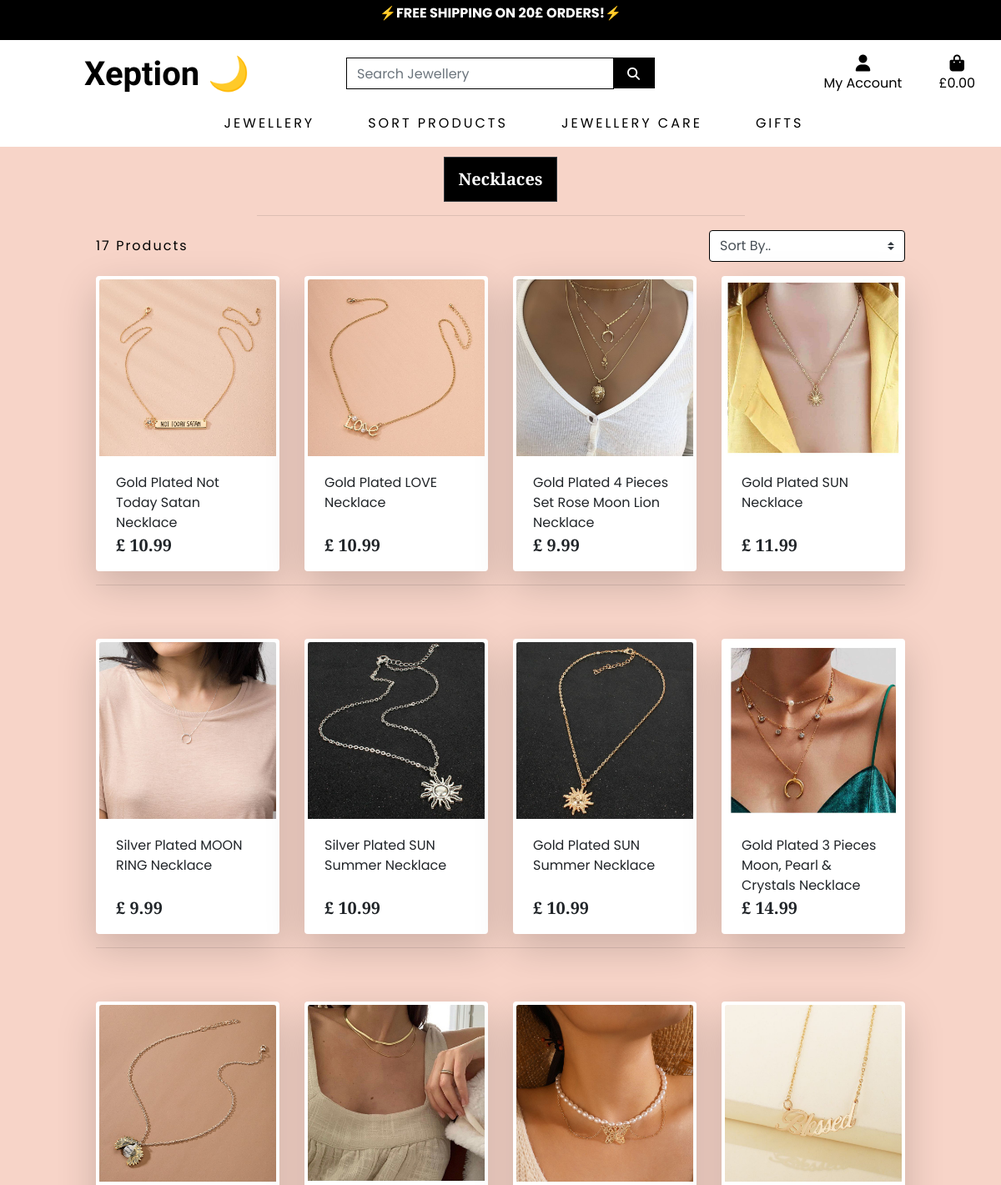
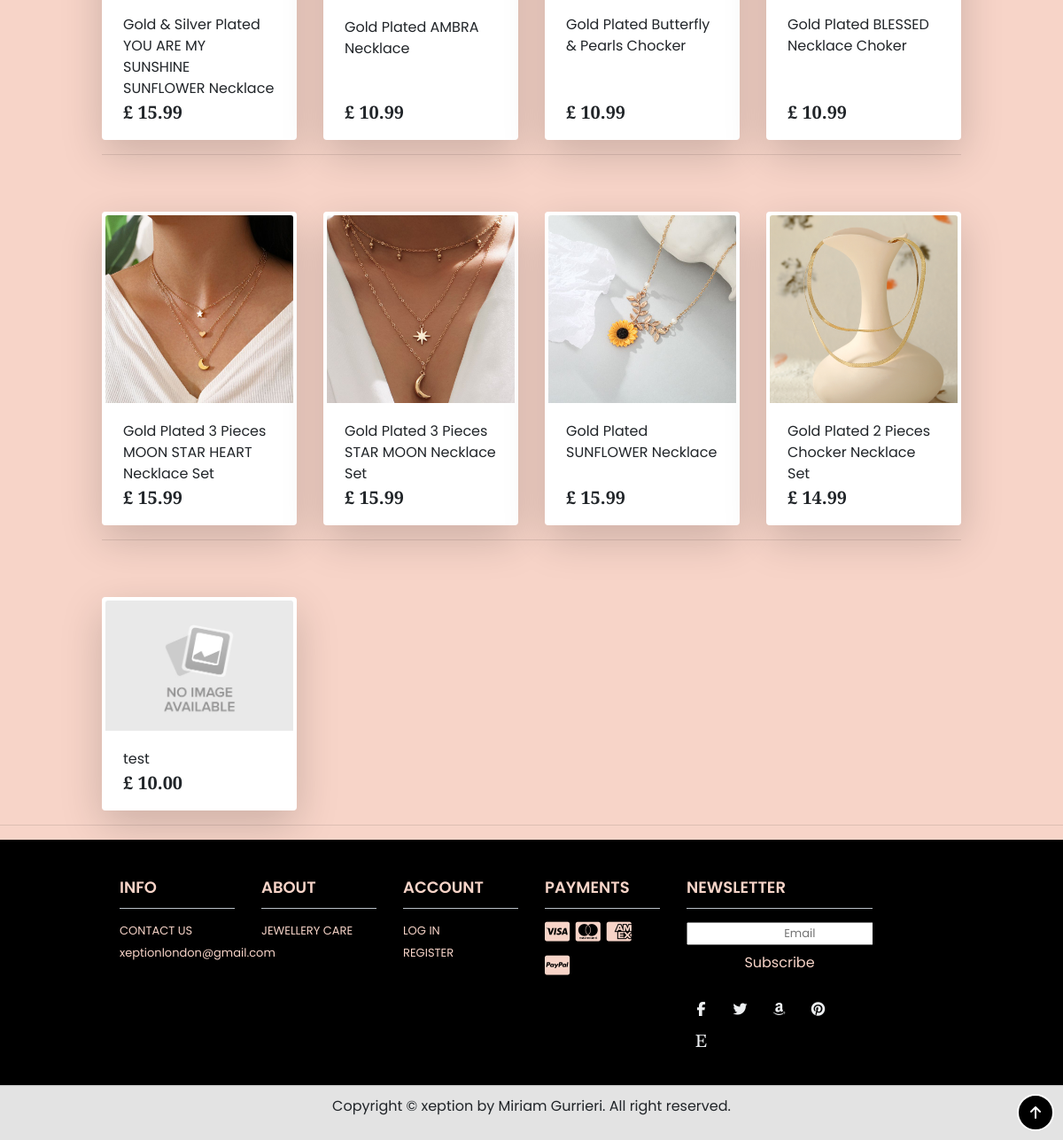
/products/?category=necklaces, run on an earlier commit of the app's database (2 pictures, top to bottom).
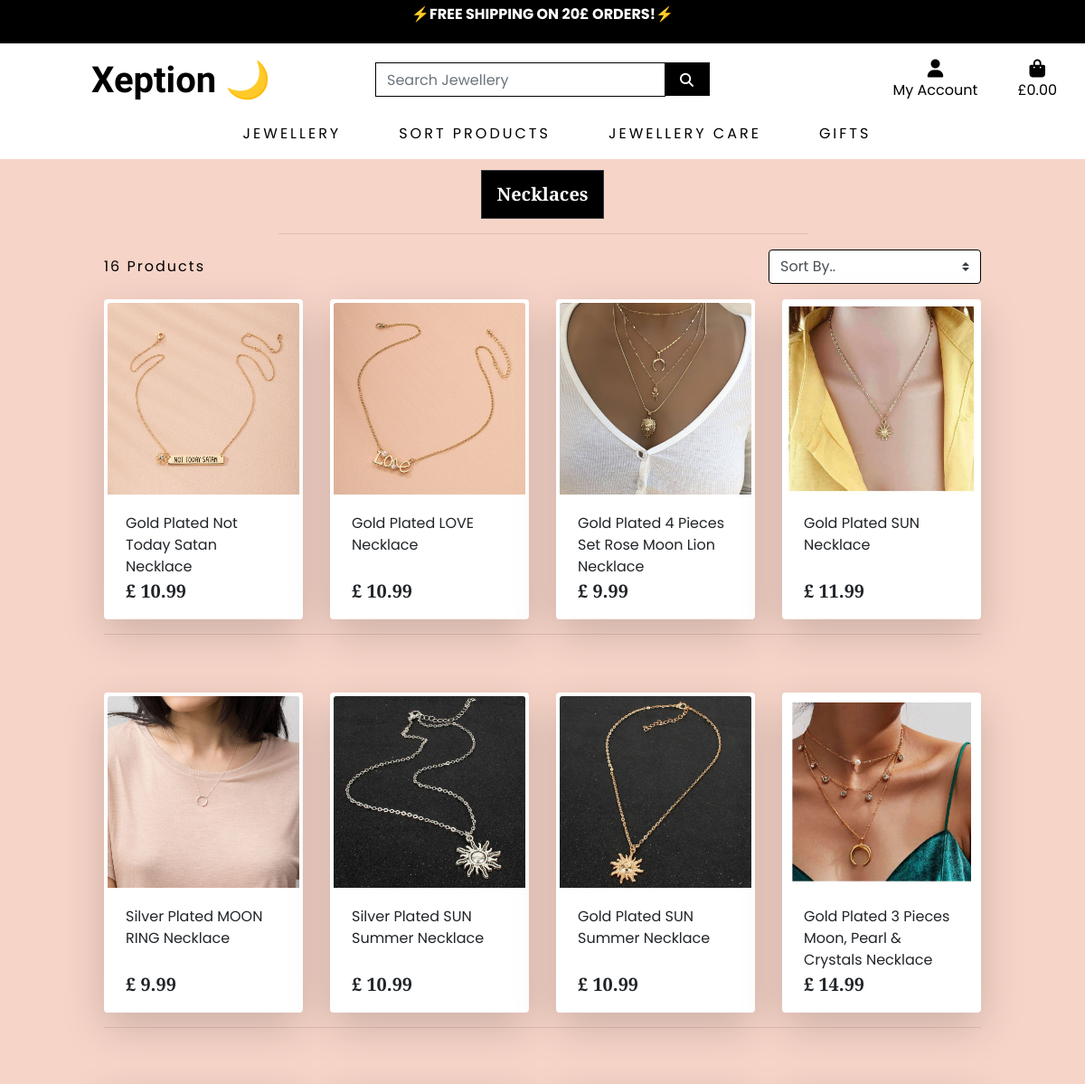
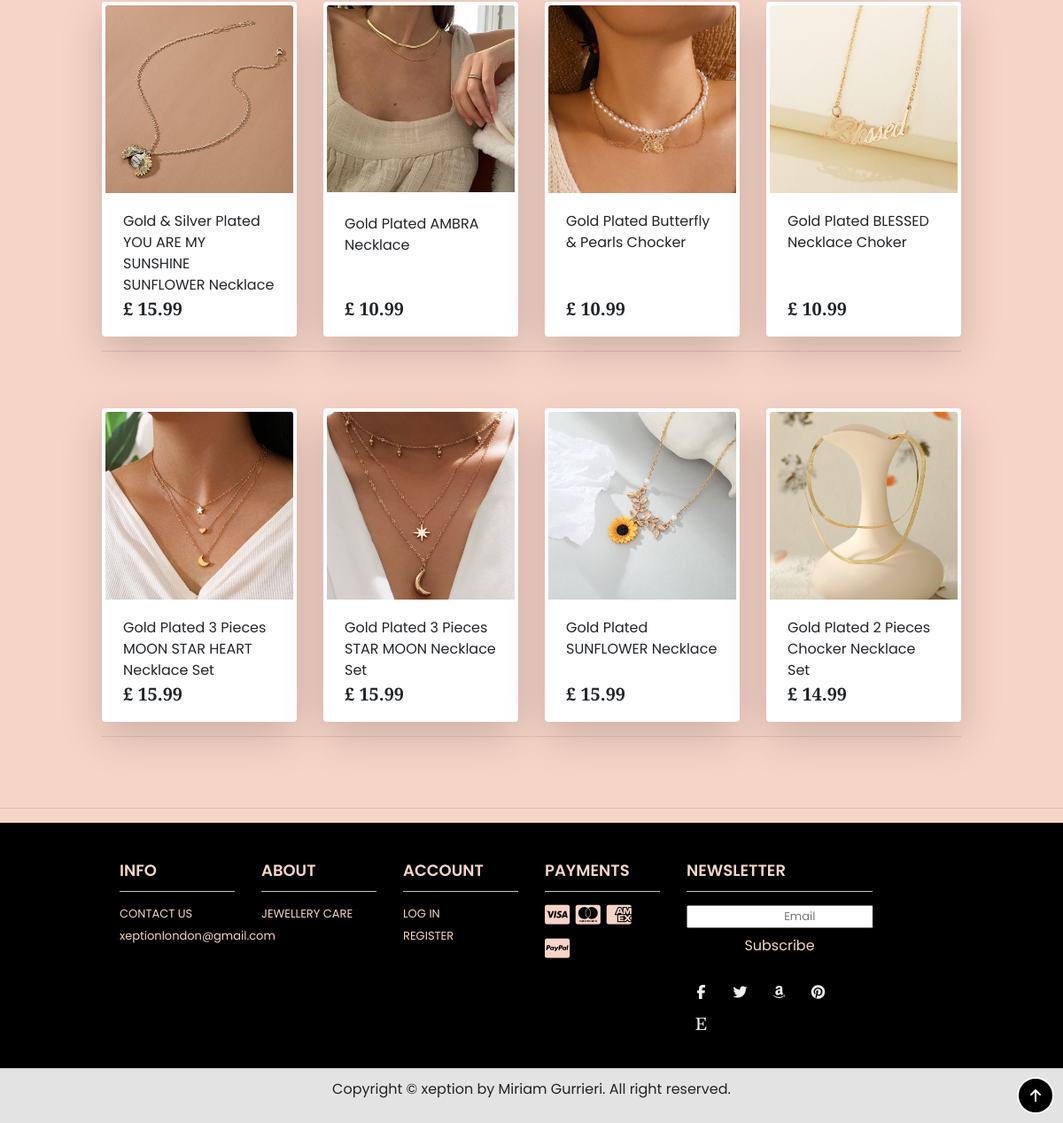
And on a later commit of the database (2 pictures, top to bottom).
### products/models.py (models this page shows, shortened)
class Category(models.Model):
    class Meta:
        verbose_name_plural = 'Categories'
    name = models.CharField(max_length=254)
    friendly_name = models.CharField(max_length=254, null=True, blank=True)

class Product(models.Model):
    category = models.ForeignKey('Category', null=True, blank=True, on_delete=models.SET_NULL)
    sku = models.CharField(max_length=254, null=True, blank=True)
    name = models.CharField(max_length=254)
    description = models.TextField()
    price = models.DecimalField(max_digits=6, decimal_places=2)
    rating = models.DecimalField(max_digits=6, decimal_places=2, null=True, blank=True)
    image_url = models.URLField(max_length=1024, null=True, blank=True)
    image = models.ImageField(null=True, blank=True)

### products/views.py (the view, shortened to what this page needs)
# urls.py: path('', views.all_products, name='products'),
def all_products(request):
    products = Product.objects.all()
    query = None
    categories = None
    sort = None
    direction = None
    if request.GET:
        if 'category' in request.GET:
            categories = request.GET['category'].split(',')
            products = products.filter(category__name__in=categories)
            categories = Category.objects.filter(name__in=categories)
    current_sorting = f'{sort}_{direction}'
    context = {
        'products': products,
        'search_term': query,
        'current_categories': categories,
        'current_sorting': current_sorting,
    }
    return render(request, 'products/products.html', context)

### bag/contexts.py (called while the page is built, shortened)
def bag_contents(request):
    bag_items = []
    total = 0
    product_count = 0
    bag = request.session.get('bag', {})
    if total < settings.FREE_DELIVERY_THRESHOLD:
        delivery = total * Decimal(settings.STANDARD_DELIVERY_PERCENTAGE / 100)
        free_delivery_delta = settings.FREE_DELIVERY_THRESHOLD - total
    else:
        delivery = 0
        free_delivery_delta = 0
    grand_total = delivery + total
    context = {
        'bag_items': bag_items,
        'total': total,
        'product_count': product_count,
        'delivery': delivery,
        'free_delivery_delta': free_delivery_delta,
        'free_delivery_threshold': settings.FREE_DELIVERY_THRESHOLD,
        'grand_total': grand_total,
    }
    return context

### products/templates/products/products.html (shortened to what this page needs)
{% extends "base.html" %}
{% load static %}
{% block page_header %}
    <div class="container header-container">
    </div>
{% endblock %}
{% block content %}
    <div class="overlay"></div>
    <div class="container-fluid">
        <div class="row">
            <div class="col text-center mt-3">
                {% for c in current_categories %}
                    <a class="category-badge text-decoration-none" href="{% url 'products' %}?category={{ c.name }}">
                        <span class="p-3 mt-2 badge badge-white text-white bg-black rounded-0 border border-dark" style="font-size: 20px; font-family: 'Prata', serif;">{{ c.friendly_name }}</span>
                    </a>
                {% endfor %}
                <hr class="w-50 mb-1">
            </div>
        </div>
        <div class="row">
            <div class="product-container col-10 offset-1">
                <div class="row mt-1 mb-2">
                    <div class="col-12 col-md-6 my-auto order-md-last d-flex justify-content-center justify-content-md-end">
                        <div class="sort-select-wrapper w-50">
                            <select id="sort-selector" class="custom-select custom-select rounded-2  border-{% if current_sorting != 'None_None' %}info{% else %}black{% endif %}" style="border: 2px black;">
                                <option value="reset" {% if current_sorting == 'None_None' %}selected{% endif %}>Sort By..</option>
                            </select>
                        </div>
                    </div>
                    <div class="col-12 col-md-6 order-md-first">
                        <p class="text-black mt-3 text-center text-md-left" style="letter-spacing: 2px;">
                            {{ products|length }} Products{% if search_term %} found for <strong>"{{ search_term }}"</strong>{% endif %}
                        </p>
                    </div>
                </div>
                <div class="row">
                    {% for product in products %}
                        <div class="col-sm-6 col-md-6 col-lg-4 col-xl-3">
                            <div class="card h-100  shadow-lg" style="border: 4px solid white;">
                                {% if product.image %}
                                <a href="{% url 'product_detail' product.id %}" >
                                    <img class="card-img-top img-fluid" src="{{ product.image.url }}" alt="{{ product.name }}">
                                </a>
                                {% else %}
                                <a href="{% url 'product_detail' product.id %}">
                                    <img class="card-img-top img-fluid" src="{{ MEDIA_URL }}noimage.jpg" alt="{{ product.name }}">
                                </a>
                                {% endif %}
                                <div class="card-body pb-0">
                                    <p class="mb-0">{{ product.name }}</p>
                                </div>
                                <div class="card-footer bg-white pt-0 border-0 text-left">
                                    <div class="row">
                                        <div class="col">
                                            <p class="lead mb-0 text-left font-weight-bold" style="font-family: 'prata', serif;">£ {{ product.price }}</p>
                                        </div>
                                    </div>
                                </div>
                            </div>
                        </div>
                        {% if forloop.counter|divisibleby:4 %}
                            <div class="col-12 d-none d-xl-block mb-5">
                                <hr>
                            </div>
                        {% endif %}
                    {% endfor %}
                </div>
            </div>
        </div>
    </div>
    <div class="btt-button" style="background-color: black; border-radius: 25px; border: 2px solid white;">
        <a class="btt-link d-flex h-100">
            <i class="fas fa-arrow-up text-white mx-auto my-auto"></i>
        </a>
    </div>
{% endblock %}

What changed in the data, as far as the page shows it:
removed Product: name (placeholder picture), name "test", price "10.00"
Also different on the page:
{{ products|length }}: "17" → "16"
